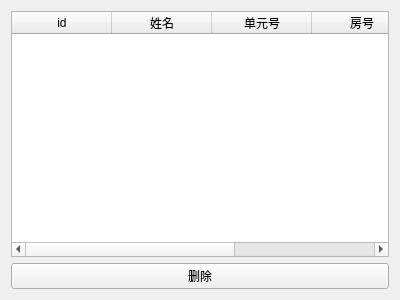
<?xml version="1.0" encoding="UTF-8"?>
<ui version="4.0">
 <class>check_face_win</class>
 <widget class="QWidget" name="check_face_win">
  <property name="geometry">
   <rect>
    <x>0</x>
    <y>0</y>
    <width>400</width>
    <height>300</height>
   </rect>
  </property>
  <property name="windowTitle">
   <string>Form</string>
  </property>
  <layout class="QVBoxLayout" name="verticalLayout">
   <item>
    <widget class="QTableWidget" name="my_table">
     <column>
      <property name="text">
       <string>id</string>
      </property>
     </column>
     <column>
      <property name="text">
       <string>姓名</string>
      </property>
     </column>
     <column>
      <property name="text">
       <string>单元号</string>
      </property>
     </column>
     <column>
      <property name="text">
       <string>房号</string>
      </property>
     </column>
     <column>
      <property name="text">
       <string>人脸录入状态</string>
      </property>
     </column>
    </widget>
   </item>
   <item>
    <widget class="QPushButton" name="delete_btn">
     <property name="text">
      <string>删除</string>
     </property>
    </widget>
   </item>
  </layout>
 </widget>
 <resources/>
 <connections>
  <connection>
   <sender>my_table</sender>
   <signal>itemClicked(QTableWidgetItem*)</signal>
   <receiver>check_face_win</receiver>
   <slot>choose_one()</slot>
   <hints>
    <hint type="sourcelabel">
     <x>122</x>
     <y>72</y>
    </hint>
    <hint type="destinationlabel">
     <x>3</x>
     <y>27</y>
    </hint>
   </hints>
  </connection>
  <connection>
   <sender>delete_btn</sender>
   <signal>clicked()</signal>
   <receiver>check_face_win</receiver>
   <slot>delete_face()</slot>
   <hints>
    <hint type="sourcelabel">
     <x>294</x>
     <y>275</y>
    </hint>
    <hint type="destinationlabel">
     <x>395</x>
     <y>238</y>
    </hint>
   </hints>
  </connection>
 </connections>
 <slots>
  <slot>choose_one()</slot>
  <slot>delete_face()</slot>
 </slots>
</ui>
